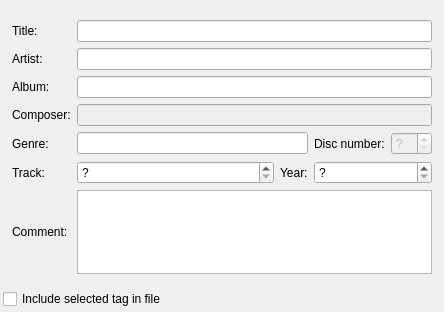
<?xml version="1.0" encoding="UTF-8"?>
<ui version="4.0">
 <class>TagEditor</class>
 <widget class="QWidget" name="TagEditor">
  <property name="geometry">
   <rect>
    <x>0</x>
    <y>0</y>
    <width>444</width>
    <height>312</height>
   </rect>
  </property>
  <property name="windowTitle">
   <string>Form</string>
  </property>
  <layout class="QVBoxLayout" name="verticalLayout">
   <property name="leftMargin">
    <number>3</number>
   </property>
   <property name="rightMargin">
    <number>3</number>
   </property>
   <property name="bottomMargin">
    <number>3</number>
   </property>
   <item>
    <widget class="QWidget" name="tagWidget" native="true">
     <layout class="QGridLayout" name="gridLayout">
      <item row="0" column="0">
       <widget class="QLabel" name="label_47">
        <property name="sizePolicy">
         <sizepolicy hsizetype="Preferred" vsizetype="Preferred">
          <horstretch>0</horstretch>
          <verstretch>0</verstretch>
         </sizepolicy>
        </property>
        <property name="text">
         <string>Title:</string>
        </property>
        <property name="alignment">
         <set>Qt::AlignLeading|Qt::AlignLeft|Qt::AlignVCenter</set>
        </property>
       </widget>
      </item>
      <item row="0" column="1" colspan="4">
       <widget class="QLineEdit" name="titleLineEdit">
        <property name="sizePolicy">
         <sizepolicy hsizetype="Expanding" vsizetype="Fixed">
          <horstretch>0</horstretch>
          <verstretch>0</verstretch>
         </sizepolicy>
        </property>
       </widget>
      </item>
      <item row="1" column="0">
       <widget class="QLabel" name="label_43">
        <property name="sizePolicy">
         <sizepolicy hsizetype="Preferred" vsizetype="Preferred">
          <horstretch>0</horstretch>
          <verstretch>0</verstretch>
         </sizepolicy>
        </property>
        <property name="text">
         <string>Artist:</string>
        </property>
        <property name="alignment">
         <set>Qt::AlignLeading|Qt::AlignLeft|Qt::AlignVCenter</set>
        </property>
       </widget>
      </item>
      <item row="1" column="1" colspan="4">
       <widget class="QLineEdit" name="artistLineEdit">
        <property name="sizePolicy">
         <sizepolicy hsizetype="Expanding" vsizetype="Fixed">
          <horstretch>0</horstretch>
          <verstretch>0</verstretch>
         </sizepolicy>
        </property>
       </widget>
      </item>
      <item row="2" column="0">
       <widget class="QLabel" name="label_45">
        <property name="sizePolicy">
         <sizepolicy hsizetype="Preferred" vsizetype="Preferred">
          <horstretch>0</horstretch>
          <verstretch>0</verstretch>
         </sizepolicy>
        </property>
        <property name="text">
         <string>Album:</string>
        </property>
        <property name="alignment">
         <set>Qt::AlignLeading|Qt::AlignLeft|Qt::AlignVCenter</set>
        </property>
       </widget>
      </item>
      <item row="2" column="1" colspan="4">
       <widget class="QLineEdit" name="albumLineEdit">
        <property name="sizePolicy">
         <sizepolicy hsizetype="Expanding" vsizetype="Fixed">
          <horstretch>0</horstretch>
          <verstretch>0</verstretch>
         </sizepolicy>
        </property>
        <property name="text">
         <string/>
        </property>
       </widget>
      </item>
      <item row="3" column="0">
       <widget class="QLabel" name="label_8">
        <property name="text">
         <string>Composer:</string>
        </property>
       </widget>
      </item>
      <item row="3" column="1" colspan="4">
       <widget class="QLineEdit" name="composerLineEdit">
        <property name="enabled">
         <bool>false</bool>
        </property>
       </widget>
      </item>
      <item row="4" column="0">
       <widget class="QLabel" name="label_46">
        <property name="sizePolicy">
         <sizepolicy hsizetype="Preferred" vsizetype="Preferred">
          <horstretch>0</horstretch>
          <verstretch>0</verstretch>
         </sizepolicy>
        </property>
        <property name="text">
         <string>Genre:</string>
        </property>
        <property name="alignment">
         <set>Qt::AlignLeading|Qt::AlignLeft|Qt::AlignVCenter</set>
        </property>
       </widget>
      </item>
      <item row="4" column="1" colspan="2">
       <widget class="QLineEdit" name="genreLineEdit">
        <property name="sizePolicy">
         <sizepolicy hsizetype="Expanding" vsizetype="Fixed">
          <horstretch>0</horstretch>
          <verstretch>0</verstretch>
         </sizepolicy>
        </property>
       </widget>
      </item>
      <item row="4" column="3">
       <widget class="QLabel" name="label_11">
        <property name="sizePolicy">
         <sizepolicy hsizetype="Preferred" vsizetype="Preferred">
          <horstretch>0</horstretch>
          <verstretch>0</verstretch>
         </sizepolicy>
        </property>
        <property name="text">
         <string>Disc number:</string>
        </property>
       </widget>
      </item>
      <item row="4" column="4">
       <widget class="QSpinBox" name="discSpinBox">
        <property name="enabled">
         <bool>false</bool>
        </property>
        <property name="specialValueText">
         <string>?</string>
        </property>
       </widget>
      </item>
      <item row="5" column="0">
       <widget class="QLabel" name="label_42">
        <property name="sizePolicy">
         <sizepolicy hsizetype="Preferred" vsizetype="Preferred">
          <horstretch>0</horstretch>
          <verstretch>0</verstretch>
         </sizepolicy>
        </property>
        <property name="text">
         <string>Track:</string>
        </property>
        <property name="alignment">
         <set>Qt::AlignLeading|Qt::AlignLeft|Qt::AlignVCenter</set>
        </property>
       </widget>
      </item>
      <item row="5" column="1">
       <widget class="QSpinBox" name="yearSpinBox">
        <property name="enabled">
         <bool>true</bool>
        </property>
        <property name="sizePolicy">
         <sizepolicy hsizetype="Expanding" vsizetype="Fixed">
          <horstretch>0</horstretch>
          <verstretch>0</verstretch>
         </sizepolicy>
        </property>
        <property name="specialValueText">
         <string>?</string>
        </property>
        <property name="suffix">
         <string/>
        </property>
        <property name="maximum">
         <number>2012</number>
        </property>
       </widget>
      </item>
      <item row="5" column="2">
       <widget class="QLabel" name="label_44">
        <property name="sizePolicy">
         <sizepolicy hsizetype="Preferred" vsizetype="Preferred">
          <horstretch>0</horstretch>
          <verstretch>0</verstretch>
         </sizepolicy>
        </property>
        <property name="text">
         <string>Year:</string>
        </property>
        <property name="alignment">
         <set>Qt::AlignLeading|Qt::AlignLeft|Qt::AlignVCenter</set>
        </property>
       </widget>
      </item>
      <item row="5" column="3" colspan="2">
       <widget class="QSpinBox" name="trackSpinBox">
        <property name="enabled">
         <bool>true</bool>
        </property>
        <property name="sizePolicy">
         <sizepolicy hsizetype="Expanding" vsizetype="Fixed">
          <horstretch>0</horstretch>
          <verstretch>0</verstretch>
         </sizepolicy>
        </property>
        <property name="specialValueText">
         <string>?</string>
        </property>
       </widget>
      </item>
      <item row="6" column="0">
       <widget class="QLabel" name="label_48">
        <property name="sizePolicy">
         <sizepolicy hsizetype="Preferred" vsizetype="Expanding">
          <horstretch>0</horstretch>
          <verstretch>0</verstretch>
         </sizepolicy>
        </property>
        <property name="text">
         <string>Comment:</string>
        </property>
        <property name="alignment">
         <set>Qt::AlignLeading|Qt::AlignLeft|Qt::AlignVCenter</set>
        </property>
       </widget>
      </item>
      <item row="6" column="1" colspan="4">
       <widget class="QTextBrowser" name="commentBrowser">
        <property name="enabled">
         <bool>true</bool>
        </property>
        <property name="sizePolicy">
         <sizepolicy hsizetype="Expanding" vsizetype="Preferred">
          <horstretch>0</horstretch>
          <verstretch>0</verstretch>
         </sizepolicy>
        </property>
        <property name="readOnly">
         <bool>false</bool>
        </property>
        <property name="html">
         <string>&lt;!DOCTYPE HTML PUBLIC &quot;-//W3C//DTD HTML 4.0//EN&quot; &quot;http://www.w3.org/TR/REC-html40/strict.dtd&quot;&gt;
&lt;html&gt;&lt;head&gt;&lt;meta name=&quot;qrichtext&quot; content=&quot;1&quot; /&gt;&lt;style type=&quot;text/css&quot;&gt;
p, li { white-space: pre-wrap; }
&lt;/style&gt;&lt;/head&gt;&lt;body style=&quot; font-family:'Arial'; font-size:10pt; font-weight:400; font-style:normal;&quot;&gt;
&lt;p style=&quot;-qt-paragraph-type:empty; margin-top:0px; margin-bottom:0px; margin-left:0px; margin-right:0px; -qt-block-indent:0; text-indent:0px;&quot;&gt;&lt;/p&gt;&lt;/body&gt;&lt;/html&gt;</string>
        </property>
       </widget>
      </item>
     </layout>
    </widget>
   </item>
   <item>
    <widget class="QCheckBox" name="useCheckBox">
     <property name="text">
      <string>Include selected tag in file</string>
     </property>
    </widget>
   </item>
  </layout>
 </widget>
 <resources/>
 <connections>
  <connection>
   <sender>useCheckBox</sender>
   <signal>clicked(bool)</signal>
   <receiver>tagWidget</receiver>
   <slot>setEnabled(bool)</slot>
   <hints>
    <hint type="sourcelabel">
     <x>56</x>
     <y>296</y>
    </hint>
    <hint type="destinationlabel">
     <x>8</x>
     <y>277</y>
    </hint>
   </hints>
  </connection>
 </connections>
</ui>
